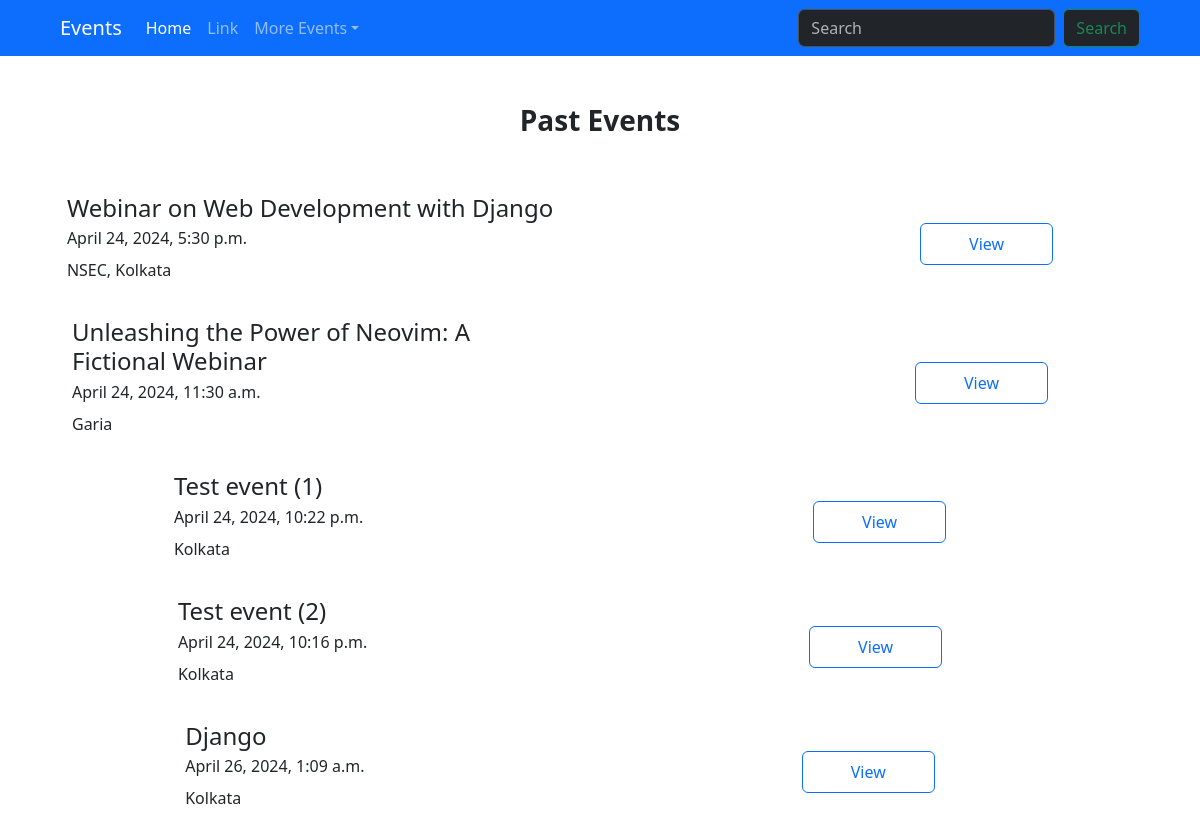
Page /events/past/ on the committed database.
### events/models.py (models this page shows, shortened)
class Event(models.Model):
    title = models.CharField(max_length=200)
    description = models.TextField()
    date = models.DateTimeField()
    location = models.CharField(max_length=200)

### events/views.py (the view)
# urls.py: path("past/", views.past_events, name="past_events"),
def past_events(request):
    events = Event.objects.filter(date__lt=timezone.now())
    context = {"events": events}
    return render(request, "events/past_events.html", context)

### events/templates/events/past_events.html (shortened to what this page needs)
{% load static %}
<!doctype html>
<html lang="en">
  <head>
    <link
      href="https://cdn.jsdelivr.net/npm/bootstrap@5.3.3/dist/css/bootstrap.min.css"
      rel="stylesheet"
    />
    <link rel="stylesheet" href="{% static 'events/style.css' %}" />
  </head>
  <body>
    <nav
      class="navbar navbar-expand-lg bg-primary px-md-5"
      data-bs-theme="dark"
    >
      <div class="container-fluid">
        <a class="navbar-brand" href="#">Events</a>
        <div class="collapse navbar-collapse" id="navbarSupportedContent">
          <ul class="navbar-nav me-auto mb-2 mb-lg-0">
            <li class="nav-item">
              <a class="nav-link active" aria-current="page" href="#">Home</a>
            </li>
            <li class="nav-item">
              <a class="nav-link" href="#">Link</a>
            </li>
            <li class="nav-item dropdown">
              <a
                class="nav-link dropdown-toggle"
                href="#"
                role="button"
                data-bs-toggle="dropdown"
                aria-expanded="false"
                >More Events</a
              >
            </li>
          </ul>
          <form class="d-flex" role="search">
            <input
              class="form-control me-2"
              type="search"
              placeholder="Search"
              aria-label="Search"
            />
            <button class="btn btn-outline-success bg-dark" type="submit">
              Search
            </button>
          </form>
        </div>
      </div>
    </nav>
    <section class="px-lg-5 py-5 text-center">
      <div class="container mb-5">
        <div class="d-flex justify-content-center align-items-center">
          <div class="col">
            <h1 class="fs-3 fw-bold">Past Events</h1>
          </div>
        </div>
      </div>
      {% for event in events %}
      <div class="container">
        <div
          class="d-flex justify-content-evenly align-items-center event-gap lh-1 mb-4"
        >
          <div class="text-start">
            <h2 class="fs-4">{{ event.title }}</h2>
            <p>{{ event.date }}</p>
            <p>{{ event.location }}</p>
          </div>
          <div>
            <a
              href="{% url 'view_events' event.id %}"
              class="btn btn-outline-primary py-2 px-5 marginbtn"
              >View</a
            >
          </div>
        </div>
        {% empty %}
        <p>No events available.</p>
        {% endfor %}
      </div>
    </section>
  </body>
</html>

### events/static/events/style.css (style rules this page uses)
.event-gap { gap: 30vw; }
.marginbtn { margin-right: 10vh; }

### rows in the picture
Event: title "Webinar on Web Development with Django", date "April 24, 2024, 5:30 p.m.", location "NSEC, Kolkata"
Event: title "Unleashing the Power of Neovim: A Fictional Webinar", date "April 24, 2024, 11:30 a.m.", location "Garia"
Event: title "Test event (1)", date "April 24, 2024, 10:22 p.m.", location "Kolkata"
Event: title "Test event (2)", date "April 24, 2024, 10:16 p.m.", location "Kolkata"
Event: title "Django", date "April 26, 2024, 1:09 a.m.", location "Kolkata"
